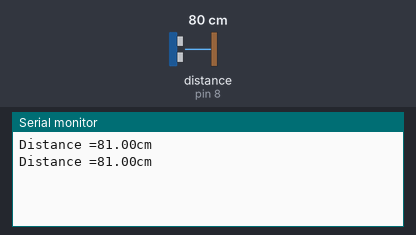
The sketch below on a simulated Arduino Uno, built with avr-gcc and run on an emulated ATmega328P. On the bench: the last lines printed to the serial monitor. Inputs (shaded band) come from the test bench; at power-on: distance to the obstacle (sensor on pin 8) 80 cm. The echo pulse lasts 58.3 µs per cm.

Above: at 3.8 s.
3.9 s: distance to the obstacle (sensor on pin 8) set to 4 cm
At 7.1 s:
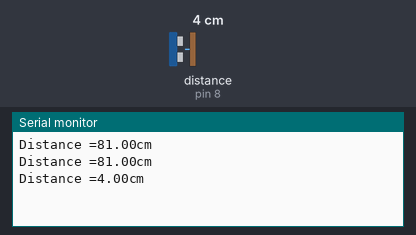
7.8 s: distance to the obstacle (sensor on pin 8) set to 2 cm
At 9.5 s:
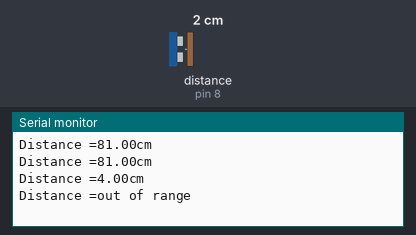

Measured:
- the behaviour switches between 3 and 2 cm on distance to the obstacle (sensor on pin 8) (found by bisection; images 1 and 2)
- after the input at 3.9 s, the serial monitor: prints a new line after 2.1 s (image 1)
- after the input at 7.8 s, the serial monitor: prints a new line after 1.2 s (image 2)

The sketch:

DistanceMeasure.ino
```cpp
// #include <Stepper.h>
// int stepsPerRevolution = 2048;
// int motSpeed = 10;
// int dt = 500;
// int counter = 0;
// Stepper myStepper(stepsPerRevolution, 8,10,9,11);

// void setup() {
//   // put your setup code here, to run once:ySt
//   myStepper.setSpeed(motSpeed);
// }

// void loop() {
//   // put your main code here, to run repeatedly:
//   // myStepper.step(-stepsPerRevolution);
//   // delay(dt);
//   // myStepper.step(-stepsPerRevolution);
//   // delay(dt);
//   counter++;

// }

#include "NewPing.h"

#define TRIG_PIN 7
#define ECHO_PIN 8
#define MAX_DISTANCE 400

NewPing sonar(TRIG_PIN, ECHO_PIN, MAX_DISTANCE);

float duration, distance;

void setup() {
  Serial.begin(9600);
  pinMode(TRIG_PIN, OUTPUT);
  pinMode(ECHO_PIN, INPUT);
}

void loop() {
  // digitalWrite(TRIG_PIN, LOW);
  // delayMicroseconds(2);
  // digitalWrite(TRIG_PIN, HIGH);
  // delayMicroseconds(10);
  // digitalWrite(TRIG_PIN, LOW);

  // duration = pulseIn(ECHO_PIN, HIGH);

  distance = sonar.ping_cm();
  //distance = (duration/2)*0.0343;


  Serial.print("Distance =");

  if(distance >= 400 || distance <= 2){
    Serial.println("out of range");
  }else {
    Serial.print(distance);
    Serial.println("cm");
    delay(1000);
  }

  delay(2000);
}
```

Stepper.ino
```cpp

```
